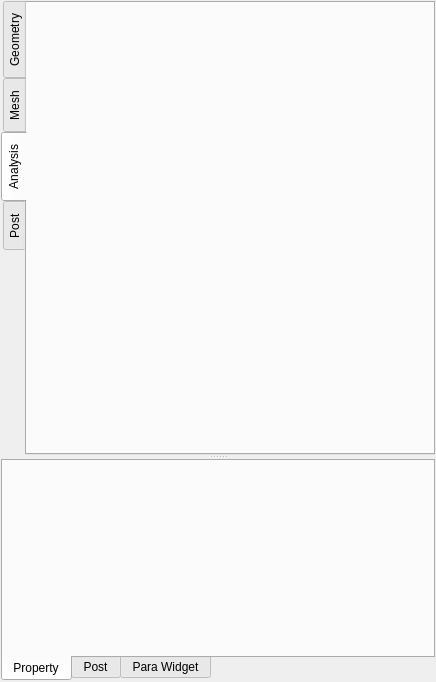
<?xml version="1.0" encoding="UTF-8"?>
<ui version="4.0">
 <class>ETSControlPanel</class>
 <widget class="QDockWidget" name="ETSControlPanel">
  <property name="geometry">
   <rect>
    <x>0</x>
    <y>0</y>
    <width>436</width>
    <height>682</height>
   </rect>
  </property>
  <property name="features">
   <set>QDockWidget::DockWidgetFloatable|QDockWidget::DockWidgetMovable</set>
  </property>
  <property name="allowedAreas">
   <set>Qt::LeftDockWidgetArea|Qt::RightDockWidgetArea</set>
  </property>
  <property name="windowTitle">
   <string>Control Panel</string>
  </property>
  <widget class="QWidget" name="dockWidgetContents">
   <layout class="QGridLayout" name="gridLayout">
    <property name="leftMargin">
     <number>0</number>
    </property>
    <property name="topMargin">
     <number>0</number>
    </property>
    <property name="rightMargin">
     <number>0</number>
    </property>
    <property name="bottomMargin">
     <number>0</number>
    </property>
    <item row="0" column="0">
     <widget class="QWidget" name="widget" native="true">
      <layout class="QGridLayout" name="gridLayout_4">
       <property name="leftMargin">
        <number>1</number>
       </property>
       <property name="topMargin">
        <number>1</number>
       </property>
       <property name="rightMargin">
        <number>1</number>
       </property>
       <property name="bottomMargin">
        <number>1</number>
       </property>
       <item row="0" column="0">
        <widget class="QSplitter" name="panelSplitter">
         <property name="orientation">
          <enum>Qt::Vertical</enum>
         </property>
         <widget class="QTabWidget" name="projectTab">
          <property name="enabled">
           <bool>true</bool>
          </property>
          <property name="sizePolicy">
           <sizepolicy hsizetype="Preferred" vsizetype="Preferred">
            <horstretch>0</horstretch>
            <verstretch>0</verstretch>
           </sizepolicy>
          </property>
          <property name="contextMenuPolicy">
           <enum>Qt::CustomContextMenu</enum>
          </property>
          <property name="tabPosition">
           <enum>QTabWidget::West</enum>
          </property>
          <property name="tabShape">
           <enum>QTabWidget::Rounded</enum>
          </property>
          <property name="currentIndex">
           <number>2</number>
          </property>
          <property name="usesScrollButtons">
           <bool>true</bool>
          </property>
          <widget class="QWidget" name="geometry_tab">
           <property name="sizePolicy">
            <sizepolicy hsizetype="Expanding" vsizetype="Expanding">
             <horstretch>0</horstretch>
             <verstretch>0</verstretch>
            </sizepolicy>
           </property>
           <attribute name="title">
            <string>Geometry</string>
           </attribute>
           <layout class="QHBoxLayout" name="geometryLayout">
            <property name="spacing">
             <number>1</number>
            </property>
            <property name="leftMargin">
             <number>1</number>
            </property>
            <property name="topMargin">
             <number>1</number>
            </property>
            <property name="rightMargin">
             <number>1</number>
            </property>
            <property name="bottomMargin">
             <number>1</number>
            </property>
           </layout>
          </widget>
          <widget class="QWidget" name="mesh_tab">
           <attribute name="title">
            <string>Mesh</string>
           </attribute>
           <layout class="QHBoxLayout" name="meshLayout">
            <property name="spacing">
             <number>1</number>
            </property>
            <property name="leftMargin">
             <number>1</number>
            </property>
            <property name="topMargin">
             <number>1</number>
            </property>
            <property name="rightMargin">
             <number>1</number>
            </property>
            <property name="bottomMargin">
             <number>1</number>
            </property>
           </layout>
          </widget>
          <widget class="QWidget" name="physics_tab">
           <property name="sizePolicy">
            <sizepolicy hsizetype="Expanding" vsizetype="Expanding">
             <horstretch>0</horstretch>
             <verstretch>0</verstretch>
            </sizepolicy>
           </property>
           <attribute name="title">
            <string>Analysis</string>
           </attribute>
           <layout class="QHBoxLayout" name="physicsLayout">
            <property name="spacing">
             <number>1</number>
            </property>
            <property name="leftMargin">
             <number>1</number>
            </property>
            <property name="topMargin">
             <number>1</number>
            </property>
            <property name="rightMargin">
             <number>1</number>
            </property>
            <property name="bottomMargin">
             <number>1</number>
            </property>
           </layout>
          </widget>
          <widget class="QWidget" name="post_tab">
           <property name="sizePolicy">
            <sizepolicy hsizetype="Expanding" vsizetype="Expanding">
             <horstretch>0</horstretch>
             <verstretch>0</verstretch>
            </sizepolicy>
           </property>
           <attribute name="title">
            <string>Post</string>
           </attribute>
           <layout class="QHBoxLayout" name="postLayout">
            <property name="spacing">
             <number>1</number>
            </property>
            <property name="leftMargin">
             <number>1</number>
            </property>
            <property name="topMargin">
             <number>1</number>
            </property>
            <property name="rightMargin">
             <number>1</number>
            </property>
            <property name="bottomMargin">
             <number>1</number>
            </property>
           </layout>
          </widget>
         </widget>
         <widget class="QTabWidget" name="propTabWidget">
          <property name="sizePolicy">
           <sizepolicy hsizetype="Preferred" vsizetype="Preferred">
            <horstretch>0</horstretch>
            <verstretch>0</verstretch>
           </sizepolicy>
          </property>
          <property name="tabPosition">
           <enum>QTabWidget::South</enum>
          </property>
          <property name="currentIndex">
           <number>0</number>
          </property>
          <widget class="QWidget" name="prop">
           <attribute name="title">
            <string>Property</string>
           </attribute>
           <layout class="QGridLayout" name="gridLayout_2">
            <property name="leftMargin">
             <number>0</number>
            </property>
            <property name="topMargin">
             <number>0</number>
            </property>
            <property name="rightMargin">
             <number>0</number>
            </property>
            <property name="bottomMargin">
             <number>0</number>
            </property>
            <item row="0" column="0">
             <layout class="QVBoxLayout" name="propLayout"/>
            </item>
           </layout>
          </widget>
          <widget class="QWidget" name="postPropw">
           <attribute name="title">
            <string>Post</string>
           </attribute>
           <layout class="QGridLayout" name="gridLayout_3">
            <property name="leftMargin">
             <number>0</number>
            </property>
            <property name="topMargin">
             <number>0</number>
            </property>
            <property name="rightMargin">
             <number>0</number>
            </property>
            <property name="bottomMargin">
             <number>0</number>
            </property>
            <item row="0" column="0">
             <layout class="QVBoxLayout" name="postPropLayout"/>
            </item>
           </layout>
          </widget>
          <widget class="QWidget" name="widgetTab">
           <attribute name="title">
            <string>Para Widget</string>
           </attribute>
           <layout class="QGridLayout" name="gridLayout_5">
            <property name="leftMargin">
             <number>0</number>
            </property>
            <property name="topMargin">
             <number>0</number>
            </property>
            <property name="rightMargin">
             <number>0</number>
            </property>
            <property name="bottomMargin">
             <number>0</number>
            </property>
            <item row="0" column="0">
             <widget class="QScrollArea" name="widgetScrollArea">
              <property name="widgetResizable">
               <bool>true</bool>
              </property>
              <widget class="QWidget" name="scrollAreaWidgetContents">
               <property name="geometry">
                <rect>
                 <x>0</x>
                 <y>0</y>
                 <width>426</width>
                 <height>183</height>
                </rect>
               </property>
               <layout class="QGridLayout" name="gridLayout_6">
                <property name="leftMargin">
                 <number>0</number>
                </property>
                <property name="topMargin">
                 <number>0</number>
                </property>
                <property name="rightMargin">
                 <number>0</number>
                </property>
                <property name="bottomMargin">
                 <number>0</number>
                </property>
                <item row="0" column="0">
                 <layout class="QVBoxLayout" name="paraLayout"/>
                </item>
               </layout>
              </widget>
             </widget>
            </item>
           </layout>
          </widget>
         </widget>
        </widget>
       </item>
      </layout>
     </widget>
    </item>
   </layout>
  </widget>
 </widget>
 <resources/>
 <connections/>
</ui>
